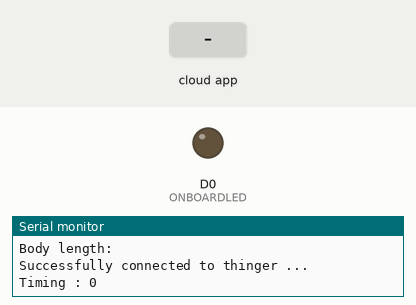
The sketch below on a simulated ESP8266 (NodeMCU). Parts: output pins drawn as LEDs (lit = HIGH), the last lines printed to the serial monitor. Inputs (shaded band) come from the test bench. WiFi joins after 1.5 s; servers stay silent unless stated; uploads are accepted with an empty reply.

Above: at 3.9 s.
4.0 s: the phone or cloud app sets toggle to 0
At 5.0 s:
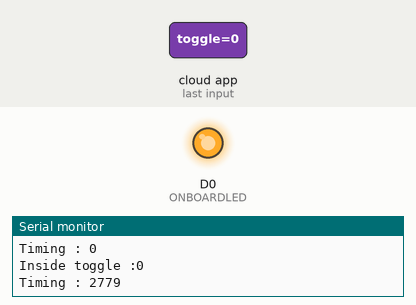
5.5 s: the phone or cloud app sets toggle to 1
At 6.1 s:
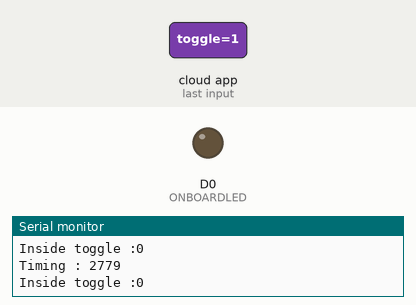
Timing chart, 0 to 8.5 s (numbered marks = the images above; inputs shaded):
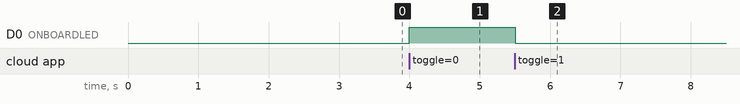

Measured:
- after the input at 4.0 s, D0 (ONBOARDLED): LOW → HIGH at once
- after the input at 5.5 s, D0 (ONBOARDLED): HIGH → LOW at once

The sketch:

phase2.ino
```cpp
/*
 *  phase2.ino @aditya_rao
 *
 *  Test program to validate WiFi, connect to Thinger.io and blink RESTfully for the device
 *
 *  This program also will post the device_id and mac address into a ServiceNow instance table
 *  the table must contain 2 columns - address and device_id,
 *
 *  Please review all the TODO sections below
 *
 *  You can also verify from thinger.io if the device is connected and run the toggle API as a verification step
 */

#include <ESP8266WiFi.h>
#include <ThingerESP8266.h>

#define ONBOARDLED D0

// TODO: Change the ssid & password to match your wifi / hotspot
const char* ssid = "SNIOT"; // change it to your ssid
const char* password = "Welcome!23"; /// change the password

// TODO: common host - change this to any servicenow instance
const char* host = "XXXXXXX.service-now.com";
const int httpsPort = 443;

// define the thinger.io object
ThingerESP8266 *thing;

// TODO: change this to the right thinger id & device id/code
const char* thingerUser = "xxxx";
const char* deviceCode = "xxx";

// TODO - change your DeviceName appropriately (prefix) ex: esp8266_idc_xx
const char* deviceName = "esp8266_xxx";

unsigned long timer;

void setup()
{
	Serial.begin(115200);
	Serial.println("Set up baud rate ...");

	timer = millis();

	pinMode(ONBOARDLED, OUTPUT);
	digitalWrite(ONBOARDLED, LOW);

	//connect to WiFi
	String macAddress = connectToWiFi();
	Serial.print("Success - connected to WiFi and mac: ");
	Serial.println(macAddress);

	//register the device
	registerDevice(macAddress, deviceName);

	// TODO, change it to your device @ thinger.io
	thing =  new ThingerESP8266(thingerUser, deviceName, deviceCode);

	Serial.println("Successfully connected to thinger ... ");

	// API Endpoint
	(*thing)["toggle"] << [](pson & in) {
		Serial.print("Inside toggle :");
		Serial.println(in.is_empty());

		toggleLED(ONBOARDLED);
	};
}

// loop on the thread
void loop()
{
	(*thing).handle();

	if(millis() - timer > 2000) {
		Serial.print("Timing : ");
		Serial.println(timer);
		timer = millis();
	}
}

// connect to WiFi and return Device MAC address
String connectToWiFi()
{
	WiFi.begin(ssid, password);

	while(WiFi.status() != WL_CONNECTED) {
		Serial.print(".");
		delay(500);
	}
	Serial.println("");
	Serial.println("IP Address:");
	Serial.println(WiFi.localIP());

  	byte mac[6];  // get the MAC address of the device
 	WiFi.macAddress(mac);

  	String macAsHex = String( String( mac[5], HEX ) + ":" +
                            String( mac[4], HEX ) + ":" +
                            String( mac[3], HEX ) + ":" +
                            String( mac[2], HEX ) + ":" +
                            String( mac[1], HEX ) + ":" +
                            String( mac[0], HEX )
                          );

  	Serial.print("Device Mac address: ");
  	Serial.println(macAsHex);

  	return macAsHex;
}

void toggleLED(unsigned int pin_num)
{
	digitalWrite(pin_num, !digitalRead(pin_num));
}

// register the device on servicenow instance with its MAC address.
void registerDevice(String address, String device_id) {

  // Use WiFiClientSecure class to create TLS connection
  WiFiClientSecure client;
  if (!client.connect(host, httpsPort)) {
    return;
  }

  // TODO: make sure you have created a table similar to x_snc_iot_test_dev_mac
  // it essentially has the following columns 'address' (String) & 'device_id' (String)
  // This will essentially help you to get the MAC address of each device as you test them

  String url = "/api/now/table/x_snc_iot_test_dev_mac";
  String jsonContent = "{'address':'" + address + "','device_id':'"
  							+ device_id + "'}\r\n";

  Serial.print("Sending mac address : ");
  Serial.println(jsonContent);

  client.print(String("POST ") + url + " HTTP/1.1\r\n" +
               "Host: " + host + "\r\n" +
               "User-Agent: ESP8266\r\n" +
               "Content-Type: application/json\r\n" +
               "Accept: application/json\r\n" +
               "Authorization: Basic YWRtaW46QWRtaW4xMjM=\r\n" + // TODO: change the authorization !
               "Content-Length: " + jsonContent.length() + "\r\n" +
               "Connection: close\r\n\r\n" +
               jsonContent);

  // bypass HTTP headers
  while (client.connected()) {
    String line = client.readStringUntil('\n');
    Serial.println( "Header: " + line );
    if (line == "\r") {
      break;
    }
  }
  //  read body length
  int bodyLength = 0;
  while (client.connected()) {
    String line = client.readStringUntil('\n');
    Serial.println( "Body length: " + line );
    bodyLength = line.toInt();
    break;
  }

}
```
